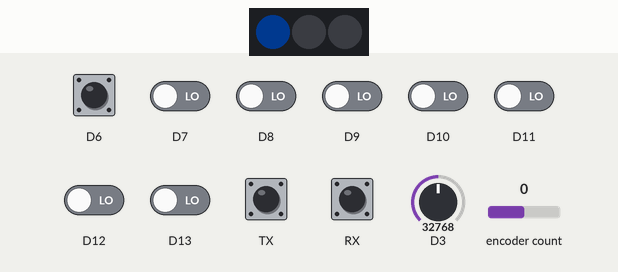
This program was run on a simulated CircuitPython board. On the bench: 3 RGB LEDs in strip order, left to right. The test bench sets the inputs (shaded band); at power-on: D6, RX, TX HIGH, D7–13 LOW, encoder count 0, D3 = 32768 (analog values on the 0–65535 scale). Dim RGB values are drawn brighter than linear; touch pads read as touched when driven HIGH; what the program prints to the serial console is not drawn.

Above: at 2.4 s.
2.5 s: encoder count set to 1
At 3.7 s:
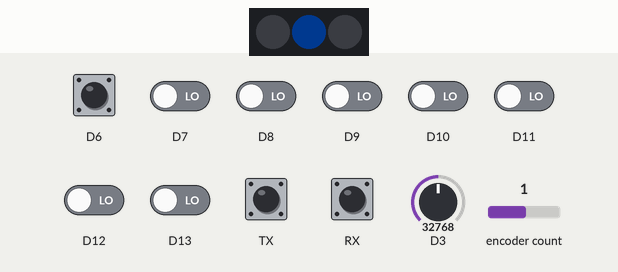
4.0 s: encoder count set to 2
At 4.6 s:
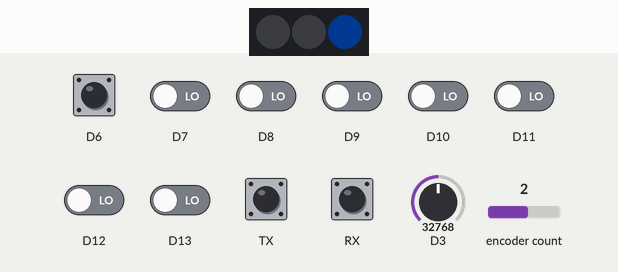
Timing chart, 0 to 7.0 s (numbered marks = the images above; inputs shaded):
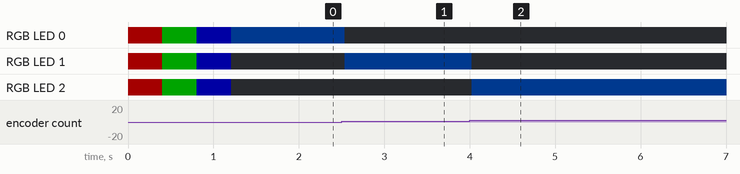

Measured:
- after the input at 2.5 s, RGB LED 0: RGB(0, 6, 15) → off at once; RGB LED 1: off → RGB(0, 6, 15) at once
- after the input at 4.0 s, RGB LED 1: RGB(0, 6, 15) → off at once; RGB LED 2: off → RGB(0, 6, 15) at once

The program:

main.py
```python
#This is the testing script that doesn't need kmk,
# and can just be used independently to get output

# Basic setup, will need to consider:
# - the 3 mechanical buttons
# - the rotary encoder
# - the slide potentiometer
# - the RGB LED lights
# - capacitive touch input

print("Testing start")


import time
import board
import digitalio
import analogio
import rotaryio
import neopixel

# --------------------------------------------------
# Pin helper: board pin names vary between builds.
# --------------------------------------------------

def get_pin(*names):
    for name in names:
        if hasattr(board, name):
            return getattr(board, name)
    raise RuntimeError("Pin not found: " + ", ".join(names))


# --------------------------------------------------
# 1. Push buttons
# Schematic: buttons connect signal to GND.
# Therefore, use internal pull-ups.
# --------------------------------------------------

button_pins = {
    "SWITCH1": get_pin("RX", "IO44", "GPIO44"),
    "SWITCH2": get_pin("TX", "IO43", "GPIO43"),
    "SWITCH3": get_pin("IO6", "GPIO6", "GP6"),
}

buttons = {}

for name, pin in button_pins.items():
    btn = digitalio.DigitalInOut(pin)
    btn.direction = digitalio.Direction.INPUT
    btn.pull = digitalio.Pull.UP
    buttons[name] = btn


# --------------------------------------------------
# 2. Rotary encoder (A/B channels)
# --------------------------------------------------

encoder = rotaryio.IncrementalEncoder(
    get_pin("IO1", "GPIO1", "GP1"),
    get_pin("IO2", "GPIO2", "GP2"),
)

last_position = encoder.position


# --------------------------------------------------
# 3. Slide potentiometer
# SLIDE1 is the wiper / analog output.
# --------------------------------------------------

pot = analogio.AnalogIn(
    get_pin("IO3", "GPIO3", "GP3")
)


# --------------------------------------------------
# 4. SK6812 Mini-E addressable RGB LEDs
# --------------------------------------------------

pixels = neopixel.NeoPixel(
    get_pin("IO5", "GPIO5", "GP5"),
    3,
    brightness=0.15,
    auto_write=False,
)

# Startup test: red, green, blue, then off.
for color in [(255, 0, 0), (0, 255, 0), (0, 0, 255)]:
    pixels.fill(color)
    pixels.show()
    time.sleep(0.4)

pixels.fill((0, 0, 0))
pixels.show()


# --------------------------------------------------
# 5. Capacitive touch inputs
# ESP32-S3 touch-capable pins: GPIO7 through GPIO13.
# --------------------------------------------------

touch_pins = {
    "TOUCH1": ("IO13", "GPIO13", "GP13"),
    "TOUCH2": ("IO12", "GPIO12", "GP12"),
    "TOUCH3": ("IO11", "GPIO11", "GP11"),
    "TOUCH4": ("IO10", "GPIO10", "GP10"),
    "TOUCH5": ("IO9", "GPIO9", "GP9"),
    "TOUCH6": ("IO8", "GPIO8", "GP8"),
    "TOUCH7": ("IO7", "GPIO7", "GP7"),
}

touch_inputs = {}

try:
    import touchio

    for name, pin_names in touch_pins.items():
        try:
            touch_inputs[name] = touchio.TouchIn(
                get_pin(*pin_names)
            )
        except Exception as e:
            print(name, "unavailable:", repr(e))

except ImportError:
    print("touchio unavailable in this CircuitPython build.")


# --------------------------------------------------
# 6. Main test loop
# --------------------------------------------------

previous_buttons = {name: False for name in buttons}
previous_touches = {name: False for name in touch_inputs}

print("\nHardware test running.")
print("Press buttons, rotate encoder, move slider,")
print("touch electrodes, and watch the serial output.\n")

while True:
    # Push buttons
    for name, btn in buttons.items():
        pressed = not btn.value

        if pressed and not previous_buttons[name]:
            print(name, "PRESSED")

        previous_buttons[name] = pressed

    # Rotary encoder
    position = encoder.position

    if position != last_position:
        print("Encoder position:", position)
        last_position = position

    # Potentiometer: 0 to 65535
    print("Pot:", pot.value,
          "Voltage:", round(pot.value * 3.3 / 65535, 2), "V")

    # Capacitive touch: detect new touches
    for name, touch in touch_inputs.items():
        touched = touch.value

        if touched and not previous_touches[name]:
            print(name, "TOUCHED")

        previous_touches[name] = touched

    # Show encoder position on LEDs for a quick visual test.
    # A/B encoder direction should change the lit LED.
    led_index = position % 3
    pixels.fill((0, 0, 0))
    pixels[led_index] = (0, 40, 100)
    pixels.show()

    time.sleep(0.05)
```
